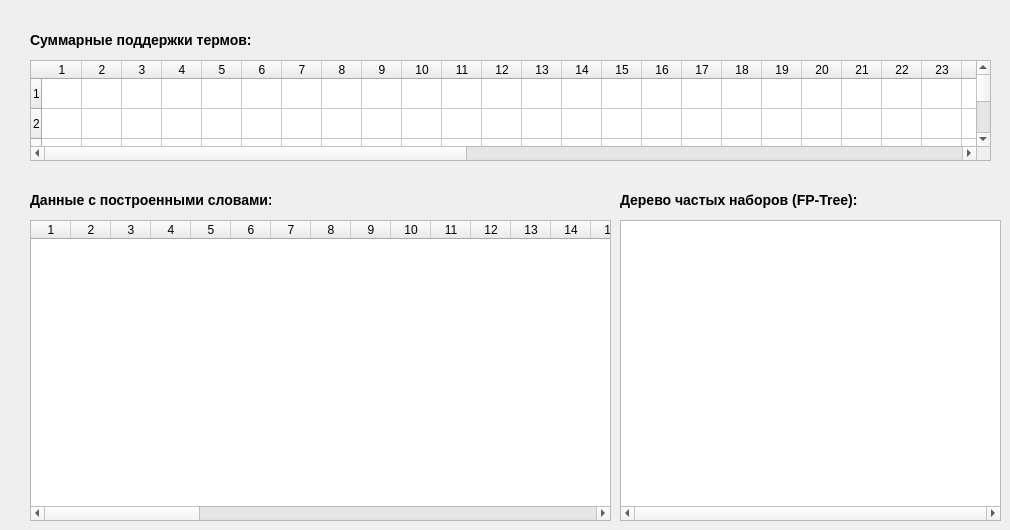
       <widget class="QWidget" name="tab_2">
        <attribute name="title">
         <string>Рабочая информация</string>
        </attribute>
        <widget class="QLabel" name="label_3">
         <property name="geometry">
          <rect>
           <x>30</x>
           <y>30</y>
           <width>231</width>
           <height>21</height>
          </rect>
         </property>
         <property name="text">
          <string>&lt;h3&gt;Суммарные поддержки термов:&lt;/h3&gt;</string>
         </property>
        </widget>
        <widget class="QTableWidget" name="termsTable">
         <property name="geometry">
          <rect>
           <x>30</x>
           <y>60</y>
           <width>961</width>
           <height>101</height>
          </rect>
         </property>
         <property name="rowCount">
          <number>5</number>
         </property>
         <property name="columnCount">
          <number>50</number>
         </property>
         <attribute name="horizontalHeaderDefaultSectionSize">
          <number>40</number>
         </attribute>
         <row/>
         <row/>
         <row/>
         <row/>
         <row/>
         <column/>
         <column/>
         <column/>
         <column/>
         <column/>
         <column/>
         <column/>
         <column/>
         <column/>
         <column/>
         <column/>
         <column/>
         <column/>
         <column/>
         <column/>
         <column/>
         <column/>
         <column/>
         <column/>
         <column/>
         <column/>
         <column/>
         <column/>
         <column/>
         <column/>
         <column/>
         <column/>
         <column/>
         <column/>
         <column/>
         <column/>
         <column/>
         <column/>
         <column/>
         <column/>
         <column/>
         <column/>
         <column/>
         <column/>
         <column/>
         <column/>
         <column/>
         <column/>
         <column/>
         <column/>
         <column/>
         <column/>
         <column/>
         <column/>
         <column/>
        </widget>
        <widget class="QLabel" name="label_6">
         <property name="geometry">
          <rect>
           <x>30</x>
           <y>190</y>
           <width>241</width>
           <height>21</height>
          </rect>
         </property>
         <property name="text">
          <string>&lt;h3&gt;Данные с построенными словами:&lt;/h3&gt;</string>
         </property>
        </widget>
        <widget class="QTableWidget" name="wordsTable">
         <property name="geometry">
          <rect>
           <x>30</x>
           <y>220</y>
           <width>581</width>
           <height>301</height>
          </rect>
         </property>
         <property name="rowCount">
          <number>0</number>
         </property>
         <property name="columnCount">
          <number>50</number>
         </property>
         <attribute name="horizontalHeaderDefaultSectionSize">
          <number>40</number>
         </attribute>
         <column/>
         <column/>
         <column/>
         <column/>
         <column/>
         <column/>
         <column/>
         <column/>
         <column/>
         <column/>
         <column/>
         <column/>
         <column/>
         <column/>
         <column/>
         <column/>
         <column/>
         <column/>
         <column/>
         <column/>
         <column/>
         <column/>
         <column/>
         <column/>
         <column/>
         <column/>
         <column/>
         <column/>
         <column/>
         <column/>
         <column/>
         <column/>
         <column/>
         <column/>
         <column/>
         <column/>
         <column/>
         <column/>
         <column/>
         <column/>
         <column/>
         <column/>
         <column/>
         <column/>
         <column/>
         <column/>
         <column/>
         <column/>
         <column/>
         <column/>
        </widget>
        <widget class="QPlainTextEdit" name="fptreeEdit">
         <property name="geometry">
          <rect>
           <x>620</x>
           <y>220</y>
           <width>381</width>
           <height>301</height>
          </rect>
         </property>
         <property name="horizontalScrollBarPolicy">
          <enum>Qt::ScrollBarAlwaysOn</enum>
         </property>
        </widget>
        <widget class="QLabel" name="label_7">
         <property name="geometry">
          <rect>
           <x>620</x>
           <y>190</y>
           <width>241</width>
           <height>21</height>
          </rect>
         </property>
         <property name="text">
          <string>&lt;h3&gt;Дерево частых наборов (FP-Tree):&lt;/h3&gt;</string>
         </property>
        </widget>
       </widget>
